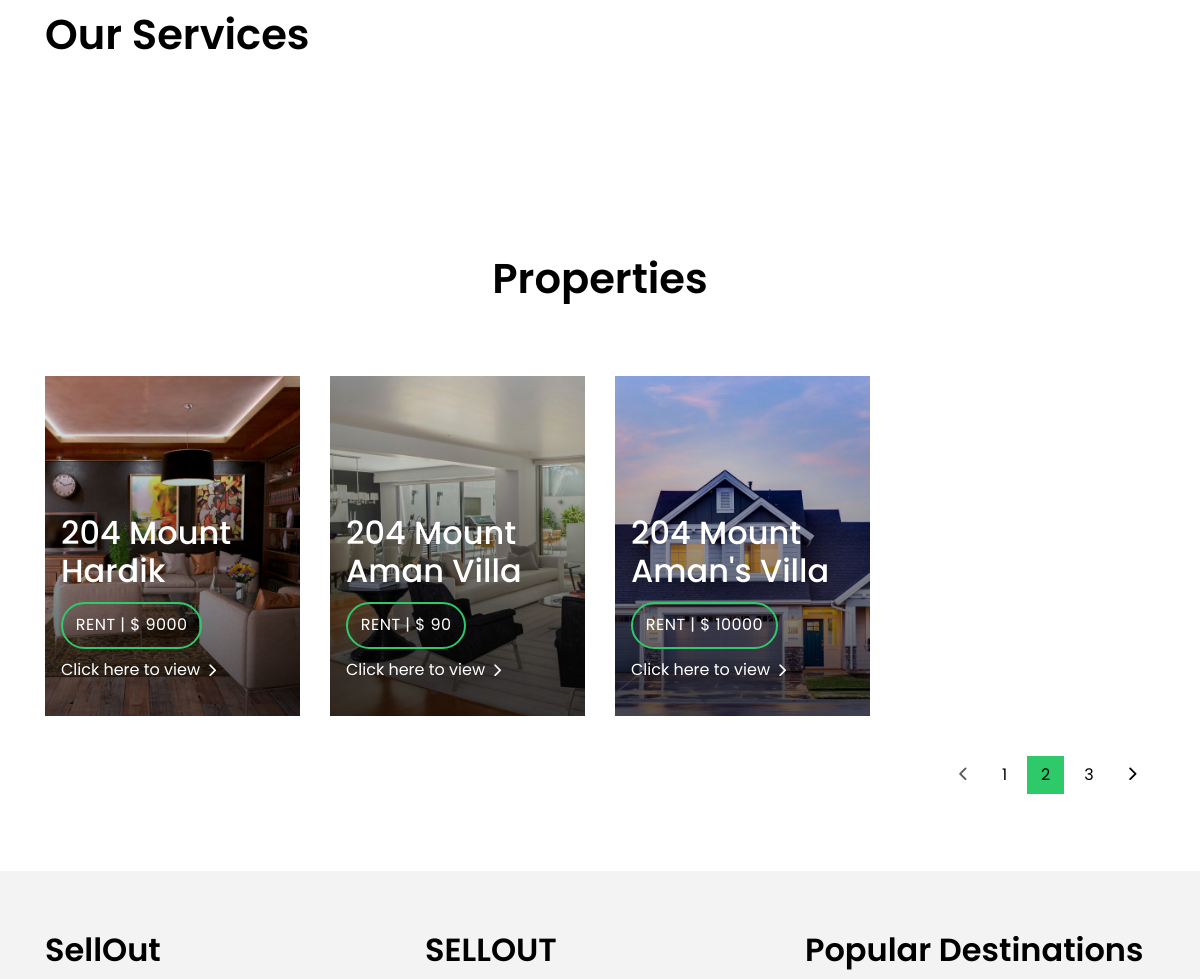
Before: / (middle part) with the older database file.
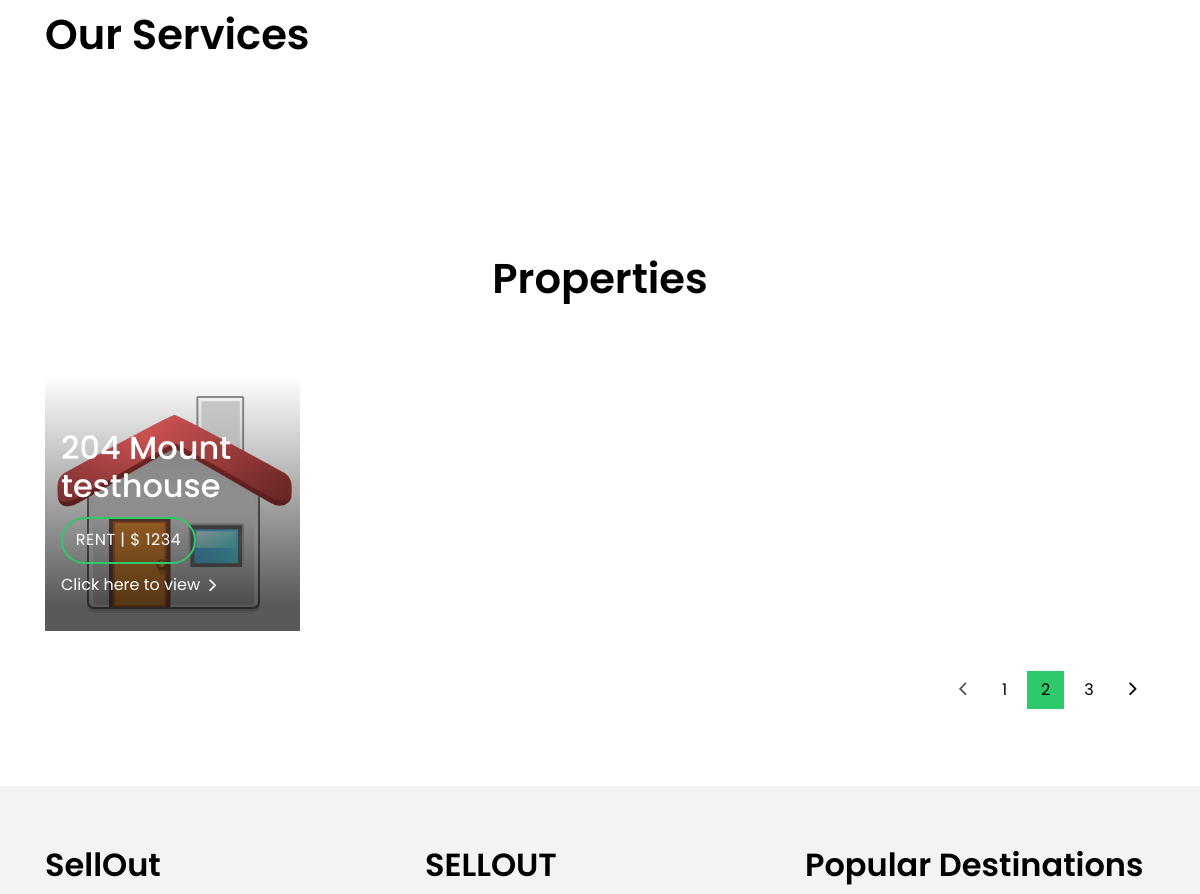
After: the same page with the newer database file.
### mysite/models.py (models this page shows, shortened)
class House(models.Model):
    name = models.CharField(max_length=100)
    rent = models.IntegerField()
    area = models.IntegerField(default=None)
    bedrooms = models.IntegerField(default=None)
    parking = models.BooleanField(default=False)
    img = models.ImageField(upload_to='images',default="mysite/static/img/default-img.png")
    bathrooms = models.IntegerField(default=None, null = True)
    description = models.TextField(default="House")
    Owner = models.CharField(max_length= 100,default="Human")
    address = models.TextField(default="Earth")
    ListedByOwner = models.BooleanField(default=True)
    Type = models.CharField(max_length=20,default="Appartment")

### mysite/views.py (the view)
# urls.py: path('', HouseListView.as_view(), name='index'),
class HouseListView(ListView):
    model = House
    template_name = "index.html"
    context_object_name = "propert"
    ordering = ['-id']

### mysite/templates/index.html (shortened to what this page needs)
{% extends 'base.html' %}
{% block content %}
  <section class="section-services section-t8">
    <div class="container">
      <div class="row">
        <div class="col-md-12">
          <div class="title-wrap d-flex justify-content-between">
            <div class="title-box">
              <h2 class="title-a">Our Services</h2>
            </div>
          </div>
        </div>
      </div>
      <div class="row">
        <div class="col-md-4">
        </div>
        <div class="col-md-4">
        </div>
        <div class="col-md-4">
        </div>
      </div>
    </div>
  </section>
  <section class="property-grid grid">
    <div class="container">
      <div class="row">
       <div class="col-md-12">
          <div class="title-wrap d-flex justify-content-around">
            <div class="title-box">
              <h2 class="title-a">Properties</h2>
            </div>
          </div>
        </div>
        {% for prop in propert %}
        <div class="col-lg-3">
          <div class="card-box-a card-shadow">
            <div class="img-box-a">
              <img src="{{ prop.img.url }}"  alt="HOME IMAGE" class="img-a img-fluid">
            </div>
            <div class="card-overlay">
              <div class="card-overlay-a-content">
                <div class="card-header-a">
                  <h2 class="card-title-a">
                    <a href="#">204 Mount
                      <br/>{{prop.name}}</a>
                  </h2>
                </div>
                <div class="card-body-a">
                  <div class="price-box d-flex">
                    <span class="price-a">rent | $ {{prop.rent}}</span>
                  </div>
                  <a href="{% url 'property_single' prop.id %}" class="link-a">Click here to view
                    <span class="ion-ios-arrow-forward"></span>
                  </a>
                </div>
              </div>
            </div>
          </div>
        </div>
        {% endfor %}
      </div>
      <div class="row">
        <div class="col-sm-12">
          <nav class="pagination-a">
            <ul class="pagination justify-content-end">
              <li class="page-item disabled">
                <a class="page-link" href="#" tabindex="-1">
                  <span class="ion-ios-arrow-back"></span>
                </a>
              </li>
              <li class="page-item">
                <a class="page-link" href="#">1</a>
              </li>
              <li class="page-item active">
                <a class="page-link" href="#">2</a>
              </li>
              <li class="page-item">
                <a class="page-link" href="#">3</a>
              </li>
              <li class="page-item next">
                <a class="page-link" href="#">
                  <span class="ion-ios-arrow-forward"></span>
                </a>
              </li>
            </ul>
          </nav>
        </div>
      </div>
    </div>
  </section>
{% endblock %}

### mysite/templates/base.html (shortened to what this page needs)
{% load static %}
<!DOCTYPE html>
<html lang="en">
<head>
  <link href="{% static 'lib/bootstrap/css/bootstrap.min.css' %}" rel="stylesheet">
  <link href="{% static 'lib/font-awesome/css/font-awesome.min.css' %}" rel="stylesheet">
  <link href="{% static 'lib/animate/animate.min.css' %}" rel="stylesheet">
  <link href="{% static 'lib/ionicons/css/ionicons.min.css' %}" rel="stylesheet">
  <link href="{% static 'lib/owlcarousel/assets/owl.carousel.min.css' %}" rel="stylesheet">
  <link href="{% static 'css/style.css' %}" rel="stylesheet">
</head>
<body>
  <div class="wrapper">
      {% block content %}
      {% endblock %}
  </div>
  <section class="section-footer">
    <div class="container">
      <div class="row">
        <div class="col-sm-12 col-md-4">
          <div class="widget-a">
            <div class="w-header-a">
              <h3 class="w-title-a text-brand">SellOut</h3>
            </div>
          </div>
        </div>
        <div class="col-sm-12 col-md-4 section-md-t3">
          <div class="widget-a">
            <div class="w-header-a">
              <h3 class="w-title-a text-brand">SELLOUT</h3>
            </div>
          </div>
        </div>
        <div class="col-sm-12 col-md-4 section-md-t3">
          <div class="widget-a">
            <div class="w-header-a">
              <h3 class="w-title-a text-brand">Popular Destinations</h3>
            </div>
          </div>
        </div>
      </div>
    </div>
  </section>
</body>
</html>

### mysite/static/css/style.css (style rules this page uses)
body { font-family: 'Poppins', sans-serif; color: #555555; }
h1, h2, h3, h4, h5, h6 { color: #000000; }
a { color: #000000; transition: all .5s ease; }
.link-a { color: #ffffff; text-decoration: none; }
.link-a span { font-size: 18px; vertical-align: middle; margin-left: 5px; }
.text-brand { color: #000000; font-size: 2rem; font-weight: 600; }
.pagination-a .pagination .page-link { margin: 0 .2rem; border-color: transparent; padding: .5rem .8rem; color: #000000; }
.pagination-a .pagination .page-link span { font-size: 1.2rem; }
.pagination-a .pagination .next .page-link { padding: .4rem .9rem; }
.pagination-a .pagination .page-item:last-child .page-link { border-top-right-radius: 0; border-bottom-right-radius: 0; }
.pagination-a .pagination .page-item:first-child .page-link { border-top-left-radius: 0; border-bottom-left-radius: 0; }
.pagination-a .pagination .page-item.disabled .page-link { padding: .4rem .9rem; color: #555555; }
.pagination-a .pagination .page-item.active .page-link { background-color: #2eca6a; }
.section-t8 { padding-top: 8rem; }
.title-wrap { padding-bottom: 4rem; }
.title-a { font-size: 2.6rem; font-weight: 600; }
.card-box-a, .card-box-b, .card-box-d { position: relative; overflow: hidden; -webkit-backface-visibility: hidden; backface-visibility: hidden; }
.card-box-a .img-a, .card-box-a .img-b, .card-box-b .img-a, .card-box-b .img-b { transition: .8s all ease-in-out; }
.card-overlay { position: absolute; width: 100%; height: 100%; top: 0; left: 0; }
.card-shadow { -webkit-backface-visibility: hidden; backface-visibility: hidden; }
.card-shadow:before { content: ' '; position: absolute; top: 0; left: 0; width: 100%; height: 100%; z-index: 1; background: linear-gradient(to bottom, rgba(0, 0, 0, 0) 0%, rgba(0, 0, 0, 0.2) 27%, rgba(0, 0, 0, 0.65) 90%); }
.card-overlay-a-content { transition: all .5s ease-in; position: absolute; width: 100%; bottom: 0px; z-index: 2; }
.card-header-a { padding: 0 1rem; }
.card-header-a .card-title-a { color: #ffffff; margin-bottom: 0; padding-bottom: .7rem; }
.card-header-a .card-title-a a { color: #ffffff; text-decoration: none; }
.card-body-a { z-index: 2; transition: all .5s ease-in; padding: 0rem 1rem 2rem 1rem; }
.card-body-a .price-box { padding-bottom: .5rem; }
.price-a { color: #ffffff; padding: .6rem .8rem; border: 2px solid #2eca6a; border-radius: 50px; text-transform: uppercase; letter-spacing: 0.030em; }
.section-footer { padding-top: 60px; margin-top: 60px; background: #f3f3f3; }
.section-footer .widget-a .w-title-a { margin-bottom: 1rem; }
@media (min-width: 768px) { .link-a { font-size: .9rem; } }
@media (min-width: 768px) { .link-a span { font-size: 1.5rem; } }
@media (min-width: 768px) { .grid .card-box-a, .grid .card-box-b, .grid .card-box-c, .grid .card-box-d { margin-bottom: 2.5rem; } }
@media (min-width: 768px) { .card-box-a .price-a, .card-box-b .price-a { font-size: .9rem; } }
@media (min-width: 768px) { .card-overlay-a-content { bottom: -20px; } }
@media (min-width: 768px) { .card-header-a .card-title-a { font-size: 1.3rem; } }
@media (min-width: 992px) { .link-a { font-size: 1rem; } }
@media (min-width: 992px) { .link-a span { font-size: 18px; } }
@media (min-width: 992px) { .card-box-a .price-a, .card-box-b .price-a { font-size: 1rem; } }
@media (min-width: 992px) { .card-overlay-a-content { bottom: 0px; } }
@media (min-width: 992px) { .card-header-a .card-title-a { font-size: 2rem; } }

Changed rows visible on the page:
removed House: img (picture), name "Hardik", rent "9000"
removed House: img (picture), name "Aman Villa", rent "90"
changed House: img: picture removed, a placeholder shows; name "Aman's Villa" → "testhouse"; rent "10000" → "1234"
